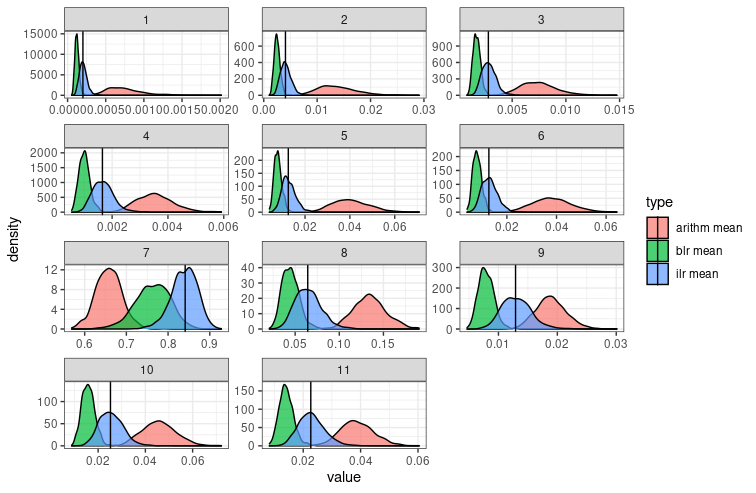

Recreate this plot in R.

# Properties of the blr mean estimator
# A
# prominent case is the normal distribution on the simplex (Mateu-Figueras and
#                                                           Pawlowsky-Glahn 2008) that is followed by a D-part random composition x, if
# the random vector of its orthonormal coordinates follows a multivariate normal
# distribution on R D−1 . Accordingly, the density for a given coordinate representation
# z of x is obtained as


# Sample from a MV normal : 

# Justification for the use of the blr mean instead of arithmetic mean of the compo data, geometric mean,
# mean of the ilr transform data
library(MASS)
library(tidyverse)
library(compositions)
# Sampling from a multivariate normal distribution in the simplex is equivalent to sampling from a MV normal distribution
# in R^{D-1} then doing the ilrInverse transformation which maps to the D-dimensional unit simplex :
set.seed(636)
# number of observations in each sample
nobs <- 100
# number of simulations 
nsim <- 10000

TrueMean <- ilrInv(c(1,2))
list.matrices <- list()
for (i in 1:length(TrueMean) ){
  list.matrices[[i]] <- matrix(ncol=nsim,nrow=nobs)
}

list.compositions <- list()
for (i in 1:nsim){
  list.compositions[[i]] <- ilrInv(mvrnorm(100, c(1,2), matrix(c(1,0.5,0.5,1),nrow = 2) ) )
}

for (j in 1:length(TrueMean)){
  for (i in 1:nsim){
  list.matrices[[j]][,i] <- list.compositions[[i]][,j]  
  }
}

# Logit mapping
logit <- function(x){log((x)/(1-x))}



# Matrix of simulations, with 100 rows, 10000 columns.

blr.mean <- function(x){
  # Map a vector from [0,1] to the real space. Takes the mean and return as its output the logit-inverse mean.
  logit.t <- sapply(x,logit)
  m <- mean(logit.t,na.rm=T)
  result <- (exp(m))/( 1 + exp(m))
  return(result)
}


true.mean <- ilrInv(c(1,2))
as_tibble(seq(1:length(true.mean)),as_vector(true.mean))

true.mean <- as_tibble(cbind(true.mean,seq(1:length(true.mean))))
colnames(true.mean) <- c("value","component")

list.arithm.mean <- lapply(list.matrices,colMeans)

list.blr.mean <- list()
for (i in 1:length(TrueMean)){
  list.blr.mean[[i]] <- apply(list.matrices[[i]],2,blr.mean)
}

res <- lapply(list.compositions,ilr)

yay <- lapply(res,colMeans)
ilr.mean <- lapply(yay,ilrInv)

list.ilr.mean <- list()
for (i in 1:length(TrueMean)){
  list.ilr.mean[[i]] <- lapply(ilr.mean,function(x) x[i]) %>% unlist()
}

# We have three estimators of mean for 3 components.
# List.ilr.mean
# List.blr.mean
# List.arithm.mean

# We want a dataframe with the following structure :
# A column indicating whether it is first, second or third component
# A column indicating whether it is blr, arith or ilr mean
# A column indicating the value
# Total rows should be 3*nsim -> 30k
dim(list.ilr.mean[[1]])
str(list.ilr.mean)
names(list.ilr.mean) <- seq(1:length(list.ilr.mean))
names(list.blr.mean) <- seq(1:length(list.ilr.mean))
names(list.arithm.mean) <- seq(1:length(list.ilr.mean))

df1 <- list.ilr.mean %>% as_tibble() %>% mutate(type="ilr mean")
df2 <- list.blr.mean %>% as_tibble() %>% mutate(type="blr mean")
df3 <- list.arithm.mean %>% as_tibble() %>% mutate(type="arithm mean")

df <- bind_rows(df1,df2,df3)
df.output <- df %>% pivot_longer(cols = !type,names_to = "component",values_to = "value")



ggplot(df.output,aes(x=value))+geom_density(aes(fill=type),alpha=.7)+
  facet_wrap(~component,scales = "free")+theme_bw()+
  geom_vline(aes(xintercept=value),data=true.mean,show.legend = T,size=.5)


ggplot(df.output,aes(y=value))+geom_boxplot(aes(fill=type),alpha=.7)+
  facet_wrap(component~.,scales = "free")+theme_bw()



# Functionalize it
Mu <- c(1,2)
SigmaSquare <- matrix(c(1,0.5,0.5,1),nrow=2)
set.seed(636)


blr.distrib <- function(Mu,SigmaSquare,nobs=100,nsim=1000){
  TrueMean <- ilrInv(Mu)
  list.matrices <- list()
  for (i in 1:length(TrueMean) ){
    list.matrices[[i]] <- matrix(ncol=nsim,nrow=nobs)
  }
  
  list.compositions <- list()
  for (i in 1:nsim){
    list.compositions[[i]] <- ilrInv(mvrnorm(nobs, Mu,SigmaSquare))
  }
  
  for (j in 1:length(TrueMean)){
    for (i in 1:nsim){
      list.matrices[[j]][,i] <- list.compositions[[i]][,j]  
    }
  }
  
  # Matrix of simulations, with 100 rows, 10000 columns.
  
  blr.mean <- function(x){
    # Map a vector from [0,1] to the real space. Takes the mean and return as its output the logit-inverse mean.
    logit.t <- sapply(x,logit)
    m <- mean(logit.t,na.rm=T)
    result <- (exp(m))/( 1 + exp(m))
    return(result)
  }
  
  

  true.mean <- as_tibble(cbind(TrueMean,seq(1:length(TrueMean))))
  colnames(true.mean) <- c("value","component")
  
  list.arithm.mean <- lapply(list.matrices,colMeans)
  
  list.blr.mean <- list()
  for (i in 1:length(TrueMean)){
    list.blr.mean[[i]] <- apply(list.matrices[[i]],2,blr.mean)
  }
  
  res <- lapply(list.compositions,ilr)
  
  yay <- lapply(res,colMeans)
  ilr.mean <- lapply(yay,ilrInv)
  
  list.ilr.mean <- list()
  for (i in 1:length(TrueMean)){
    list.ilr.mean[[i]] <- lapply(ilr.mean,function(x) x[i]) %>% unlist()
  }
  
  # We have three estimators of mean for 3 components.
  # List.ilr.mean
  # List.blr.mean
  # List.arithm.mean
  
  # We want a dataframe with the following structure :
  # A column indicating whether it is first, second or third component
  # A column indicating whether it is blr, arith or ilr mean
  # A column indicating the value
  # Total rows should be 3*nsim -> 30k
  dim(list.ilr.mean[[1]])
  str(list.ilr.mean)
  names(list.ilr.mean) <- seq(1:length(list.ilr.mean))
  names(list.blr.mean) <- seq(1:length(list.ilr.mean))
  names(list.arithm.mean) <- seq(1:length(list.ilr.mean))
  
  df1 <- list.ilr.mean %>% as_tibble() %>% mutate(type="ilr mean")
  df2 <- list.blr.mean %>% as_tibble() %>% mutate(type="blr mean")
  df3 <- list.arithm.mean %>% as_tibble() %>% mutate(type="arithm mean")
  
  df <- bind_rows(df1,df2,df3)
  df.output <- df %>% pivot_longer(cols = !type,names_to = "component",values_to = "value")
  result <- list(df.output,true.mean)
  return(result)
}  

small.dimension.sim <- blr.distrib(Mu,SigmaSquare)
ggplot(small.dimension.sim[[1]],aes(x=value))+geom_density(aes(fill=type),alpha=.7)+
  facet_wrap(~component,scales = "free")+theme_bw()+
  geom_vline(aes(xintercept=value),data=small.dimension.sim[[2]],show.legend = T,size=.5)

# Large dimensional vector :
set.seed(100)
Mu <- (rexp(10,rate = 1/3))
round(ilrInv(Mu),3)
# n <- length(Mu) 
# length(Mu)
# A <- matrix(runif(n^2)*2-1, ncol=n) 
# 
# SigmaSquare <- t(A) %*% A
SigmaSquare <- diag(abs(1/Mu),10)
Mu
ilrInv(Mu)
SigmaSquare
large.dimension.sim <- blr.distrib(Mu,SigmaSquare,nobs = 100,nsim=1000)
large.dimension.sim[[1]]$component <- factor(large.dimension.sim[[1]]$component,levels=c(1:11))
large.dimension.sim[[1]]$component
ggplot(large.dimension.sim[[1]],aes(x=value))+geom_density(aes(color=type,fill=type,bins=100),alpha=.7)+
  facet_wrap(~as.factor(component),scales = "free",nrow = 4)+theme_bw()+
  geom_vline(aes(xintercept=value),data=large.dimension.sim[[2]],show.legend = T,size=.5)

ggplot(large.dimension.sim[[1]],aes(x=value))+geom_histogram(aes(fill=type),alpha=.7,bins = )+
  facet_wrap(~as.factor(component),scales = "free",nrow = 4)+theme_bw()+
  geom_vline(aes(xintercept=value),data=large.dimension.sim[[2]],show.legend = T,size=.5)


#########################
## Testing the ILR Mean #
#########################

# A multivariate normal composition has mv normal coordinates : 
set.seed(10)
Mu <- c(-1/2,4)
SigmaSquare <- matrix(c(1,0.8,0.8,1),nrow = 2 )
nobs <- 100
nsim <- 1000
ilrInv(Mu)
TrueMean <- ilrInv(Mu)
list.matrices <- list()
for (i in 1:length(TrueMean) ){
  list.matrices[[i]] <- matrix(ncol=nsim,nrow=nobs)
}

list.compositions <- list()
for (i in 1:nsim){
  list.compositions[[i]] <- ilrInv(mvrnorm(nobs, Mu,SigmaSquare))
}

for (j in 1:length(TrueMean)){
  for (i in 1:nsim){
    list.matrices[[j]][,i] <- list.compositions[[i]][,j]  
  }
}
# List matrices with 3 elements, one for each parts
# For each parts, 100 rows corresponding to the sample, 1000 columns corresponding to a different simulation
# We compute in a univariate way blr.mean :
logit <- function(x){log((x)/(1-x))}
blr.mean <- function(x){
  # Map a vector from [0,1] to the real space. Takes the mean and return as its output the logit-inverse mean.
  logit.t <- sapply(x,logit)
  m <- mean(logit.t,na.rm=T)
  result <- (exp(m))/( 1 + exp(m))
  return(result)
}
blr.median <- function(x){
  # Map a vector from [0,1] to the real space. Takes the mean and return as its output the logit-inverse mean.
  logit.t <- sapply(x,logit)
  m <- median(logit.t,na.rm=T)
  result <- (exp(m))/( 1 + exp(m))
  return(result)
}


list.blr.mean <- list()
for (i in 1:length(TrueMean)){
  list.blr.mean[[i]] <- apply(list.matrices[[i]],2,blr.mean)
}
list.blr.median <- list()
for (i in 1:length(TrueMean)){
  list.blr.median[[i]] <- apply(list.matrices[[i]],2,blr.median)
}
list.arithm.mean <- lapply(list.matrices,colMeans)
res <- lapply(list.compositions,ilr)

yay <- lapply(res,colMeans)
ilr.mean <- lapply(yay,ilrInv)

list.ilr.mean <- list()
for (i in 1:length(TrueMean)){
  list.ilr.mean[[i]] <- lapply(ilr.mean,function(x) x[i]) %>% unlist()
}
names(list.ilr.mean) <- seq(1:length(list.ilr.mean))
names(list.blr.mean) <- seq(1:length(list.ilr.mean))
names(list.arithm.mean) <- seq(1:length(list.ilr.mean))
names(list.blr.median) <- seq(1:length(list.ilr.mean))
df1 <- list.ilr.mean %>% as_tibble() %>% mutate(type="ilr mean")
df2 <- list.blr.mean %>% as_tibble() %>% mutate(type="blr mean")
df3 <- list.arithm.mean %>% as_tibble() %>% mutate(type="arithm mean")
df4 <- list.blr.median %>% as_tibble %>% mutate(type="blr median")
df <- bind_rows(df1,df2,df3,df4)
df.output <- df %>% pivot_longer(cols = !type,names_to = "component",values_to = "value")
ggplot(df.output,aes(x=value))+geom_density(aes(fill=type),alpha=.7)+
  facet_wrap(~component,scales = "free")+theme_bw()

library(ggtern)
# We can plot the sample of 100 observations from the 1st simulation :
firstsim.df <- tibble(list.matrices[[1]][,1],list.matrices[[2]][,1],list.matrices[[3]][,1])

names(firstsim.df) <- c("FirstPart","SecondPart","ThirdPart")
ggtern(firstsim.df)+geom_point(aes(x=FirstPart,y=SecondPart,z=ThirdPart),alpha=.05,color="blue")+theme_bw()

# distribution of estimators of the mean of a mv-normal in the simplex 
